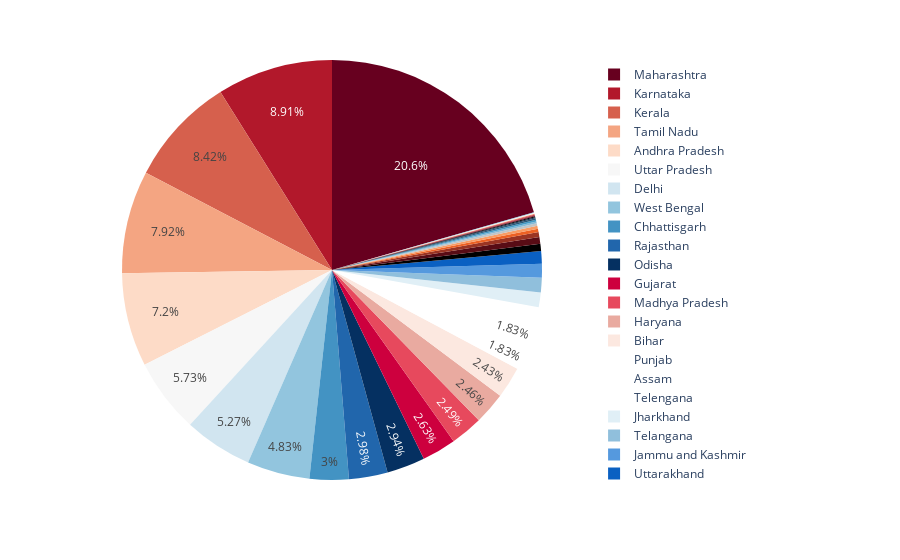

Notebook code for this chart:
### Code cell
fig = px.pie(df_statewise_total, values='Confirmed', names=df_statewise_total.index, color_discrete_sequence=px.colors.sequential.RdBu)
fig.update_traces(textposition='inside')
fig.update_layout(uniformtext_minsize=12, uniformtext_mode='hide')
fig.show()

### Figure 1 — Plotly figure (JSON) as saved in the notebook; plotly's stock layout.template omitted (floating-point values rounded to 4 significant figures)
{"data": [{"domain": {"x": [0, 1], "y": [0, 1]}, "hovertemplate": "State/UnionTerritory=%{label}<br>Confirmed=%{value}<extra></extra>", "labels": ["Andaman and Nicobar Islands", "Andhra Pradesh", "Arunachal Pradesh", "Assam", "Bihar", "Bihar****", "Cases being reassigned to states", "Chandigarh", "Chhattisgarh", "Dadra and Nagar Haveli", "Dadra and Nagar Haveli and Daman and Diu", "Daman & Diu", "Delhi", "Goa", "Gujarat", "Haryana", "Himachal Pradesh", "Himanchal Pradesh", "Jammu and Kashmir", "Jharkhand", "Karanataka", "Karnataka", "Kerala", "Ladakh", "Lakshadweep", "Madhya Pradesh", "Madhya Pradesh***", "Maharashtra", "Maharashtra***", "Manipur", "Meghalaya", "Mizoram", "Nagaland", "Odisha", "Puducherry", "Punjab", "Rajasthan", "Sikkim", "Tamil Nadu", "Telangana", "Telengana", "Tripura", "Unassigned", "Uttar Pradesh", "Uttarakhand", "West Bengal"], "legendgroup": "", "name": "", "showlegend": true, "textposition": "inside", "type": "pie", "values": [1938498, 392432753, 7176907, 99837011, 132231166, 1430909, 345565, 10858627, 163776262, 20722, 1938632, 2, 287227765, 28240159, 143420082, 134347285, 30033289, 204516, 58117726, 62111994, 2885238, 485970693, 458906023, 4054293, 915784, 135625265, 791656, 1121491467, 6229596, 12617943, 7355969, 2984732, 5041742, 160130533, 20065891, 99949702, 162369656, 3186799, 431928644, 60571979, 69990668, 14050250, 161, 312625843, 53140414, 263107876]}], "layout": {"legend": {"tracegroupgap": 0}, "margin": {"t": 60}, "piecolorway": ["rgb(103,0,31)", "rgb(178,24,43)", "rgb(214,96,77)", "rgb(244,165,130)", "rgb(253,219,199)", "rgb(247,247,247)", "rgb(209,229,240)", "rgb(146,197,222)", "rgb(67,147,195)", "rgb(33,102,172)", "rgb(5,48,97)"], "uniformtext": {"minsize": 12, "mode": "hide"}}}
